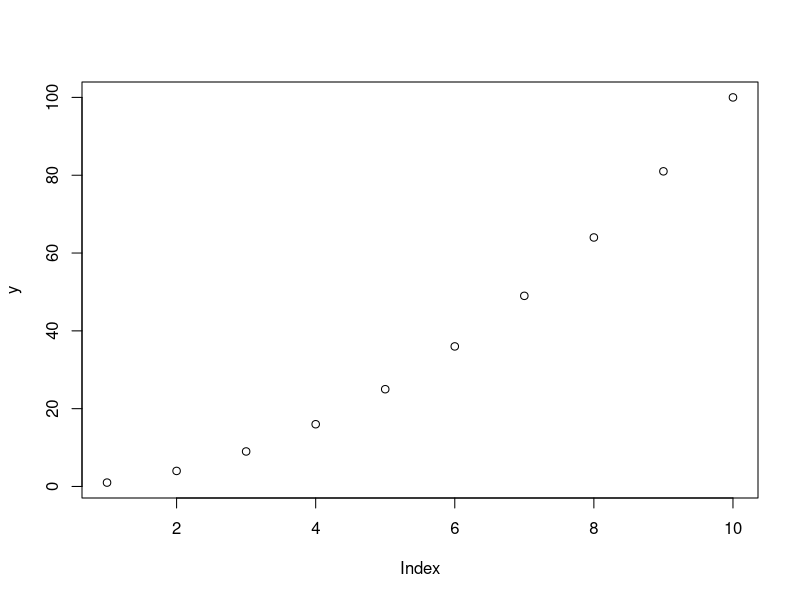
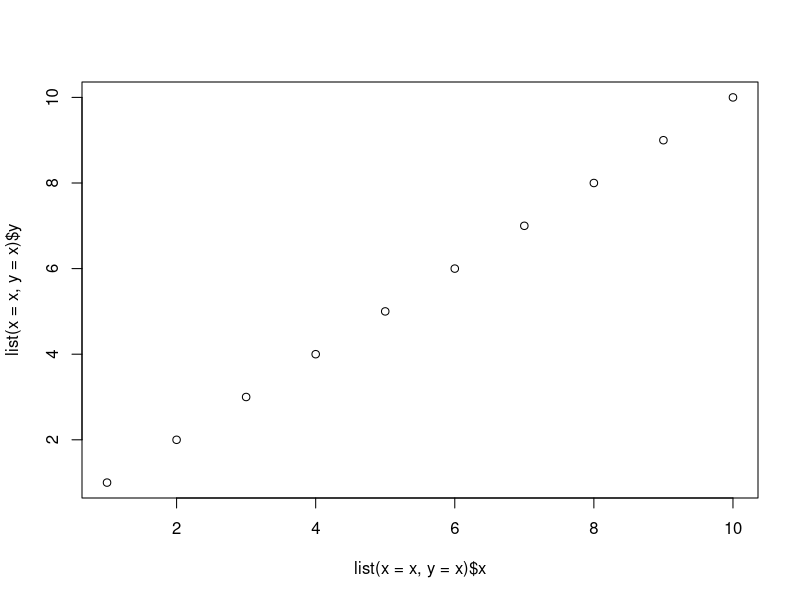
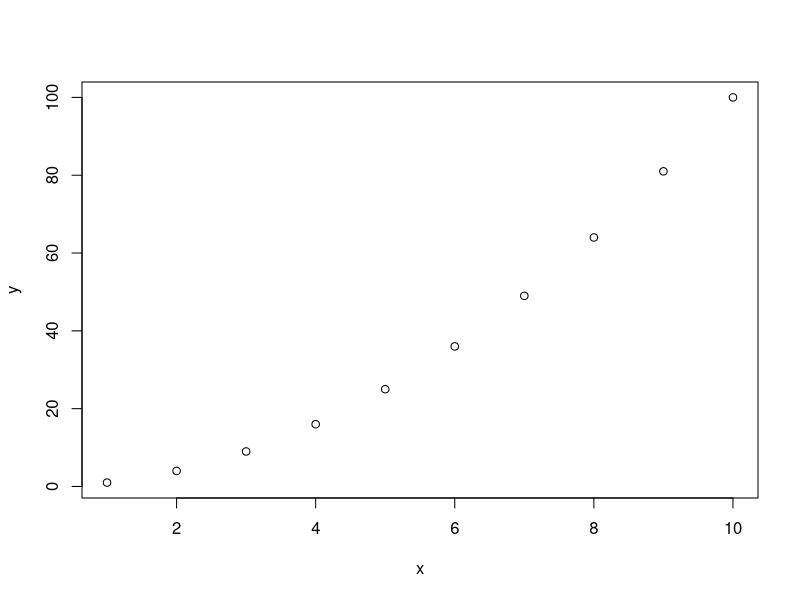
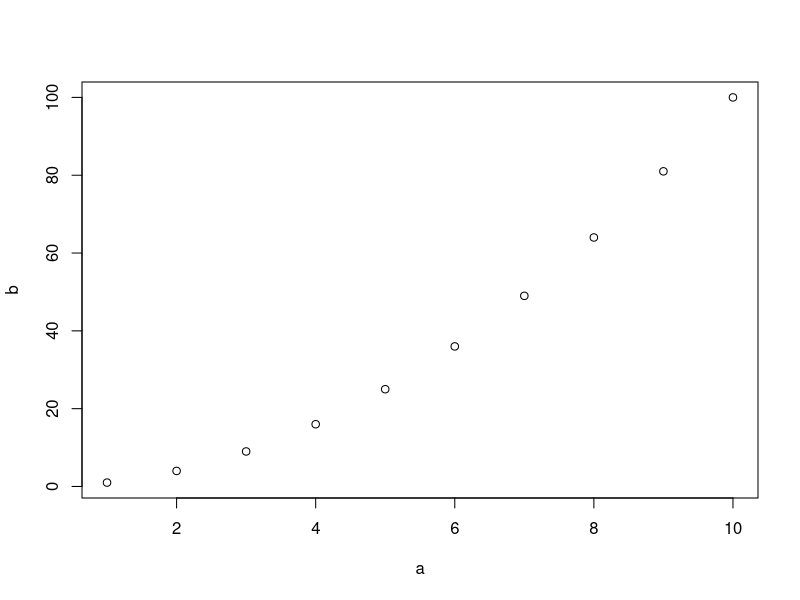
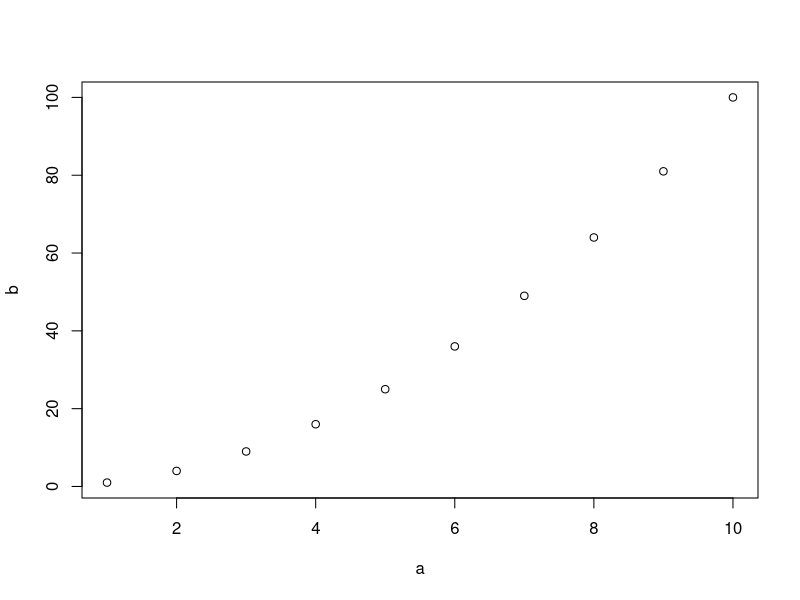
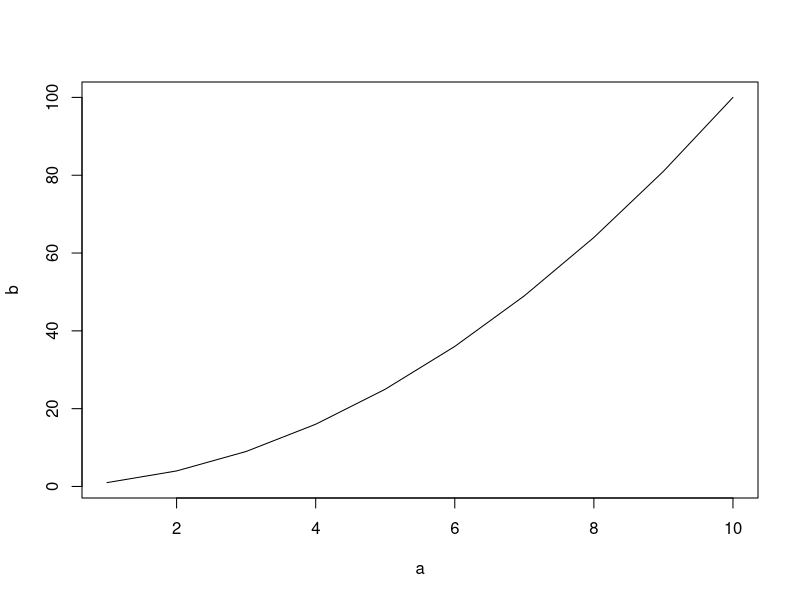
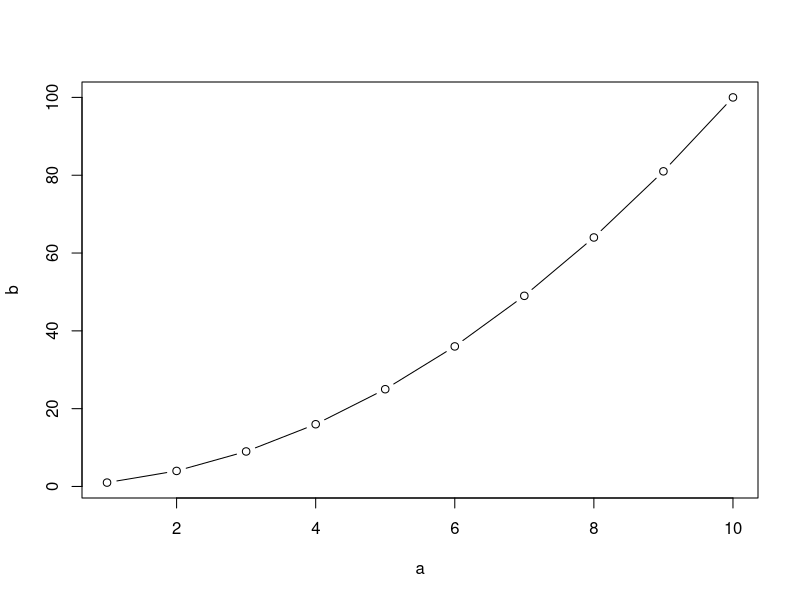
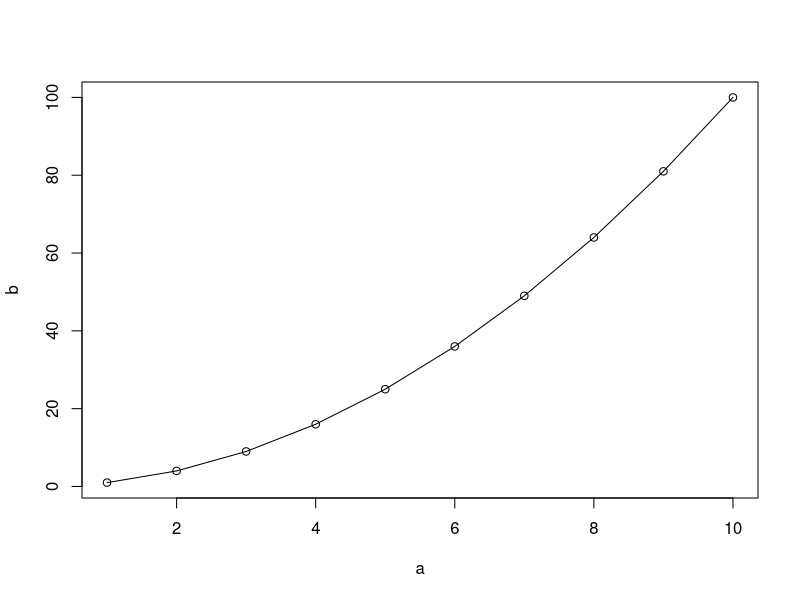

Reproduce these figures in R, in order. (Note: this script raises an error after producing the figures.)
###################################################################
## R Programming Session 4
##################################################################
x<- 1:10
y<- x^2
plot(y)
plot(list(x=x,y=x))
plot(cbind(x,y))
xy<- data.frame(a=x,b=y)
plot(b~a,data=xy)
plot(b~a,data=xy,type='p')
plot(b~a,data=xy,type='l')
plot(b~a,data=xy,type='b')
plot(b~a,data=xy,type='o')
plot(b~a,data=xy,type='h')
plot(b~a,data=xy,type='s')

#########################
###plot demo 4.1
#########################
par(mfrow=c(2,2)) ## sets up screen for four plots

plot(cars)
lines(lowess(cars)) ###add lines

plot(sin, -pi, 2*pi)  ##yet another way to call this function

## Discrete Distribution Plot:
plot(table(rpois(100,5)), type = "h", col = "red", lwd=10,
     main="rpois(100,lambda=5)")## colour, line width, type, title

## Simple quantiles/ECDF, see ecdf() {library(stats)} for a better one:
plot(x <- sort(rnorm(47)), type = "s", main = "plot(x, type = \"s\")")
points(x, cex = .5, col = "dark red") ##add points, cex

###############################
##legends demo 4.2
###############################
par(mfrow=c(1,1))

## right-justifying a set of labels: thanks to Uwe Ligges
x <- 1:5; y1 <- 1/x; y2 <- 2/x
plot(rep(x, 2), c(y1, y2), type="n", xlab="x", ylab="y")
lines(x, y1); lines(x, y2, lty=2)
temp <- legend("topright", legend = c(" ", " "),
               text.width = strwidth("1,000,000"),
               lty = 1:2, xjust = 1, yjust = 1,
               title = "Line Types")
text(temp$rect$left + temp$rect$w, temp$text$y,
     c("1,000", "1,000,000"), pos=2)
###################
## or use locator() for top left corner (note change of xjust parameter)
###################
plot(rep(x, 2), c(y1, y2), type="n", xlab="x", ylab="y")
lines(x, y1); lines(x, y2, lty=2)
temp <- legend(locator(2), legend = c(" ", " "),
               text.width = strwidth("1,000,000"),
               lty = 1:2, xjust = 0, yjust = 1,
               title = "Line Types")
text(temp$rect$left + temp$rect$w, temp$text$y,
     c("1,000", "1,000,000"), pos=2)


#########################
##other types of plots: demo 4.3
#########################
VADeaths
barplot(VADeaths, beside = TRUE,
        col = c("lightblue", "mistyrose", "lightcyan",
                "lavender", "cornsilk"),
        legend = rownames(VADeaths), ylim = c(0, 100))
#############################
boxplot(len ~ dose, data = ToothGrowth,
        boxwex = 0.25, at = 1:3 - 0.2,
        subset = supp == "VC", col = "yellow",
        main = "Guinea Pigs' Tooth Growth",
        xlab = "Vitamin C dose mg",
        ylab = "tooth length",
        xlim = c(0.5, 3.5), ylim = c(0, 35), yaxs = "i")
boxplot(len ~ dose, data = ToothGrowth, add = TRUE,
        boxwex = 0.25, at = 1:3 + 0.2,
        subset = supp == "OJ", col = "orange")
legend(2, 9, c("Ascorbic acid", "Orange juice"),
       fill = c("yellow", "orange"))
######################
##-- Math expressions demo 4.4
#####################
x <- rexp(100, rate = .5)
hist(x, main = "Mean and Median of a Skewed Distribution")
abline(v = mean(x),   col=2, lty=2, lwd=2)
abline(v = median(x), col=3, lty=3, lwd=2)
ex12 <- expression(bar(x) == sum(over(x[i], n), i==1, n),
                   hat(x) == median(x[i], i==1,n))
utils::str(legend(locator(1), ex12, col = 2:3, lty=2:3, lwd=2))

#########################
## basic lattice plots demo 4.5
########################
library(lattice)
library(MASS)
xyplot(time~dist,data=hills)

bwplot(voice.part ~ height, data=singer, xlab="Height (inches)")

stripplot(voice.part ~ jitter(height), data = singer, aspect = 1,
          jitter = TRUE, xlab = "Height (inches)")

## basic - note type 'b' is different in lattice
xyplot(Time ~ Viscosity, data = stormer, groups = Wt, type = "b")

########################
## panel functions demo 4.6
########################
xyplot(time~dist,data=hills,
panel=function(x,y,...){
         panel.xyplot(x,y,...)
         panel.lmline(x,y,type='l')
     })

xyplot(time~dist,data=hills,
panel=function(x,y,...){
         panel.xyplot(x,y,...)
         panel.lmline(x,y,type='l')
          panel.abline(lqs(y~x), lty=3)
    })

xyplot(time~dist,data=hills,
panel=function(x,y,...){
         panel.xyplot(x,y,...)
         panel.lmline(x,y,type='l')
         panel.abline(lqs(y~x), lty=3)
         panel.identify(x,y,row.names(hills))
     })
##note the axes appear when the identify() finishes.

#################################
#####conditioning demo 4.7
##############################
##conditioning with factor
bwplot(Age ~ Days | Sex*Lrn, data = quine)

##conditioning with a shingle

Cath <- equal.count(swiss$Catholic)
xyplot(Fertility~Education|Cath,data=swiss)

#################################
#####conditioning demo 4.8
##############################

##alter the strip labels
bwplot(Age ~ Days | Sex*Lrn, data = quine,strip=strip.custom(style=2))

## and specify the layout
barchart(yield ~ variety | site, data = barley,
         groups = year, layout = c(1,6),
         ylab = "Barley Yield (bushels/acre)",
         scales = list(x = list(abbreviate = TRUE,
                       minlength = 5)))

###################################
### Keys demo 4.9
###################################


## Note Multiple variables in formula for grouped displays
##auto.key
xyplot(Sepal.Length + Sepal.Width ~ Petal.Length + Petal.Width | Species,
       data = iris, scales = "free", layout = c(2, 2),
       auto.key = list(x = .6, y = .7, corner = c(0, 0)))

xyplot(Time ~ Viscosity, data = stormer, groups = Wt, type = "b",auto.key=TRUE)

##simplekey
mylabels<-paste(c("Weight:   ", "", ""), unique(stormer$Wt), "gms")
 xyplot(Time ~ Viscosity, data = stormer, groups = Wt, type = "b",
    key = simpleKey(columns = 3, text =mylabels))


##alter the character and customize the key
sps <- trellis.par.get("superpose.symbol")
sps$pch <- 1:7
trellis.par.set("superpose.symbol", sps)
xyplot(Time ~ Viscosity, data = stormer, groups = Wt, type = "b",
 key = list(columns = 3, text = list(paste(c("Weight:   ", "", ""),
        unique(stormer$Wt), "gms")),
        points = Rows(sps, 1:3)
 )
)

##################################
###multiple plots on one screen demo 4.10
###################################

plot1<-xyplot(dist~speed,cars)

plot2<- xyplot(sin(x)~x, data=data.frame(x=seq(-pi, 2*pi,length=100)),type='l')

## Discrete Distribution Plot:
tmp<- table(rpois(100,5))
plot3<-xyplot(as.vector(tmp)~as.numeric(names(tmp)), type = "h", col = "red", lwd=10,
     main="rpois(100,lambda=5)")## colour, line width, type, title

## Simple quantiles/ECDF, see ecdf() {library(stats)} for a better one:
x<- sort(rnorm(47))
plot4<- xyplot(x~1:47, type = "s", main = "plot(x, type = \"s\")",
       panel=function(x,y){
       panel.xyplot(x,y,type='s')
   panel.xyplot(x,y,type='p',cex=0.5,col='dark red')})

###layout

print(plot1,newpage=TRUE,position=c(0,.5,.5,1),more=TRUE)
print(plot2,position=c(.5,.5,1,1),more=TRUE)
print(plot3,position=c(0,0,.5,.5),more=TRUE)
print(plot4,position=c(.5,0,1,.5))
##or
print(plot1,newpage=TRUE,split=c(1,1,2,2),more=TRUE)
print(plot2,split=c(2,1,2,2),more=TRUE)
print(plot3,split=c(1,2,2,2),more=TRUE)
print(plot4,split=c(2,2,2,2))

############################################
### Example code
###########################################
xyplot(dist ~ speed,cars)

bwplot(count ~spray,InsectSprays,
  xlab='Type of Spray',
  ylab='Number of Insects',
  main='Insect Spray Data')

xyplot(mpg~disp,groups=cyl,data=mtcars,
     xlab='Displacement (cu in.)',
     ylab='Miles/(US)gallon',
     main='Car Road Tests Data',
     auto.key=TRUE)

xyplot(mpg~disp,groups=cyl,data=mtcars,
       key=simpleKey(text=unique(as.character(mtcars$cyl)),columns=3))
###########################################################
##update example
Depth <- equal.count(quakes$depth, number=8, overlap=.1)

xyplot(lat ~ long | Depth, data = quakes)
update(trellis.last.object(),
       strip = strip.custom(strip.names = TRUE, strip.levels = TRUE),
       par.strip.text = list(cex = 0.75),
       aspect = "iso")
